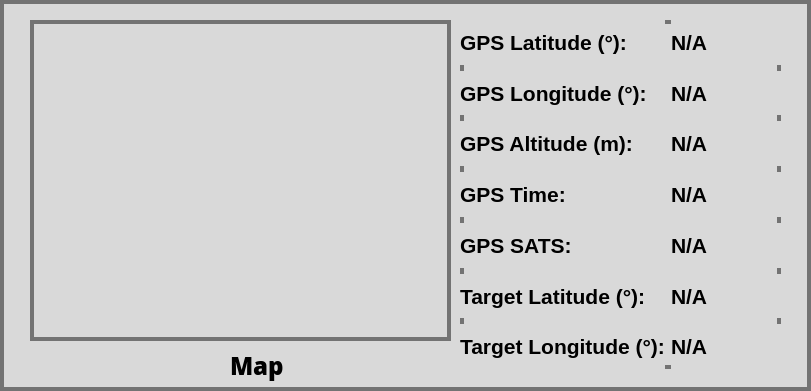
   <widget class="QFrame" name="frame_2">
    <property name="geometry">
     <rect>
      <x>10</x>
      <y>780</y>
      <width>811</width>
      <height>391</height>
     </rect>
    </property>
    <property name="styleSheet">
     <string notr="true">border: 4px solid #737373; background: #D9D9D9;</string>
    </property>
    <property name="frameShape">
     <enum>QFrame::StyledPanel</enum>
    </property>
    <property name="frameShadow">
     <enum>QFrame::Raised</enum>
    </property>
    <widget class="QWidget" name="layoutWidget_4">
     <property name="geometry">
      <rect>
       <x>30</x>
       <y>20</y>
       <width>421</width>
       <height>321</height>
      </rect>
     </property>
     <layout class="QVBoxLayout" name="launch_site_container"/>
    </widget>
    <widget class="QWidget" name="layoutWidget">
     <property name="geometry">
      <rect>
       <x>460</x>
       <y>20</y>
       <width>321</width>
       <height>349</height>
      </rect>
     </property>
     <layout class="QHBoxLayout" name="horizontalLayout_16" stretch="0,0">
      <item>
       <layout class="QVBoxLayout" name="verticalLayout_23">
        <item>
         <widget class="QLabel" name="gps_lat_label">
          <property name="font">
           <font>
            <family>Liberation Sans</family>
            <pointsize>16</pointsize>
            <weight>75</weight>
            <italic>false</italic>
            <bold>true</bold>
           </font>
          </property>
          <property name="styleSheet">
           <string notr="true">border: none;</string>
          </property>
          <property name="text">
           <string>GPS Latitude (°):</string>
          </property>
         </widget>
        </item>
        <item>
         <widget class="QLabel" name="gps_long_label">
          <property name="font">
           <font>
            <family>Liberation Sans</family>
            <pointsize>16</pointsize>
            <weight>75</weight>
            <italic>false</italic>
            <bold>true</bold>
           </font>
          </property>
          <property name="styleSheet">
           <string notr="true">border: none;</string>
          </property>
          <property name="text">
           <string>GPS Longitude (°): </string>
          </property>
         </widget>
        </item>
        <item>
         <widget class="QLabel" name="gps_alt_label">
          <property name="font">
           <font>
            <family>Liberation Sans</family>
            <pointsize>16</pointsize>
            <weight>75</weight>
            <italic>false</italic>
            <bold>true</bold>
           </font>
          </property>
          <property name="styleSheet">
           <string notr="true">border: none;</string>
          </property>
          <property name="text">
           <string>GPS Altitude (m):</string>
          </property>
         </widget>
        </item>
        <item>
         <widget class="QLabel" name="gps_time_label">
          <property name="font">
           <font>
            <family>Liberation Sans</family>
            <pointsize>16</pointsize>
            <weight>75</weight>
            <italic>false</italic>
            <bold>true</bold>
           </font>
          </property>
          <property name="styleSheet">
           <string notr="true">border: none;</string>
          </property>
          <property name="text">
           <string>GPS Time:</string>
          </property>
         </widget>
        </item>
        <item>
         <widget class="QLabel" name="gps_sats_label">
          <property name="font">
           <font>
            <family>Liberation Sans</family>
            <pointsize>16</pointsize>
            <weight>75</weight>
            <italic>false</italic>
            <bold>true</bold>
           </font>
          </property>
          <property name="styleSheet">
           <string notr="true">border: none;</string>
          </property>
          <property name="text">
           <string>GPS SATS:</string>
          </property>
         </widget>
        </item>
        <item>
         <widget class="QLabel" name="target_lat_label">
          <property name="font">
           <font>
            <family>Liberation Sans</family>
            <pointsize>16</pointsize>
            <weight>75</weight>
            <italic>false</italic>
            <bold>true</bold>
           </font>
          </property>
          <property name="styleSheet">
           <string notr="true">border: none;</string>
          </property>
          <property name="text">
           <string>Target Latitude (°):</string>
          </property>
         </widget>
        </item>
        <item>
         <widget class="QLabel" name="target_long_label">
          <property name="font">
           <font>
            <family>Liberation Sans</family>
            <pointsize>16</pointsize>
            <weight>75</weight>
            <italic>false</italic>
            <bold>true</bold>
           </font>
          </property>
          <property name="styleSheet">
           <string notr="true">border: none;</string>
          </property>
          <property name="text">
           <string>Target Longitude (°):</string>
          </property>
         </widget>
        </item>
       </layout>
      </item>
      <item>
       <layout class="QVBoxLayout" name="middle_layout">
        <item>
         <widget class="QLabel" name="GPS_LATITUDE">
          <property name="font">
           <font>
            <family>Liberation Sans</family>
            <pointsize>16</pointsize>
            <weight>75</weight>
            <italic>false</italic>
            <bold>true</bold>
           </font>
          </property>
          <property name="styleSheet">
           <string notr="true">border: none;</string>
          </property>
          <property name="text">
           <string>N/A</string>
          </property>
         </widget>
        </item>
        <item>
         <widget class="QLabel" name="GPS_LONGITUDE">
          <property name="font">
           <font>
            <family>Liberation Sans</family>
            <pointsize>16</pointsize>
            <weight>75</weight>
            <italic>false</italic>
            <bold>true</bold>
           </font>
          </property>
          <property name="styleSheet">
           <string notr="true">border: none;</string>
          </property>
          <property name="text">
           <string>N/A</string>
          </property>
         </widget>
        </item>
        <item>
         <widget class="QLabel" name="GPS_ALTITUDE">
          <property name="font">
           <font>
            <family>Liberation Sans</family>
            <pointsize>16</pointsize>
            <weight>75</weight>
            <italic>false</italic>
            <bold>true</bold>
           </font>
          </property>
          <property name="styleSheet">
           <string notr="true">border: none;</string>
          </property>
          <property name="text">
           <string>N/A</string>
          </property>
         </widget>
        </item>
        <item>
         <widget class="QLabel" name="GPS_TIME">
          <property name="font">
           <font>
            <family>Liberation Sans</family>
            <pointsize>16</pointsize>
            <weight>75</weight>
            <italic>false</italic>
            <bold>true</bold>
           </font>
          </property>
          <property name="styleSheet">
           <string notr="true">border: none;</string>
          </property>
          <property name="text">
           <string>N/A</string>
          </property>
         </widget>
        </item>
        <item>
         <widget class="QLabel" name="GPS_SATS">
          <property name="font">
           <font>
            <family>Liberation Sans</family>
            <pointsize>16</pointsize>
            <weight>75</weight>
            <italic>false</italic>
            <bold>true</bold>
           </font>
          </property>
          <property name="styleSheet">
           <string notr="true">border: none;</string>
          </property>
          <property name="text">
           <string>N/A</string>
          </property>
         </widget>
        </item>
        <item>
         <widget class="QLabel" name="TARGET_LATITUDE">
          <property name="font">
           <font>
            <family>Liberation Sans</family>
            <pointsize>16</pointsize>
            <weight>75</weight>
            <italic>false</italic>
            <bold>true</bold>
           </font>
          </property>
          <property name="styleSheet">
           <string notr="true">border: none;</string>
          </property>
          <property name="text">
           <string>N/A</string>
          </property>
         </widget>
        </item>
        <item>
         <widget class="QLabel" name="TARGET_LONGITUDE">
          <property name="font">
           <font>
            <family>Liberation Sans</family>
            <pointsize>16</pointsize>
            <weight>75</weight>
            <italic>false</italic>
            <bold>true</bold>
           </font>
          </property>
          <property name="styleSheet">
           <string notr="true">border: none;</string>
          </property>
          <property name="text">
           <string>N/A</string>
          </property>
         </widget>
        </item>
       </layout>
      </item>
     </layout>
    </widget>
    <widget class="QLabel" name="mission_time_9">
     <property name="geometry">
      <rect>
       <x>230</x>
       <y>350</y>
       <width>61</width>
       <height>31</height>
      </rect>
     </property>
     <property name="sizePolicy">
      <sizepolicy hsizetype="Preferred" vsizetype="Preferred">
       <horstretch>0</horstretch>
       <verstretch>0</verstretch>
      </sizepolicy>
     </property>
     <property name="font">
      <font>
       <family>Open Sans Extrabold</family>
       <pointsize>18</pointsize>
       <weight>75</weight>
       <italic>false</italic>
       <bold>true</bold>
      </font>
     </property>
     <property name="styleSheet">
      <string notr="true">border: none;</string>
     </property>
     <property name="text">
      <string>Map</string>
     </property>
    </widget>
   </widget>
